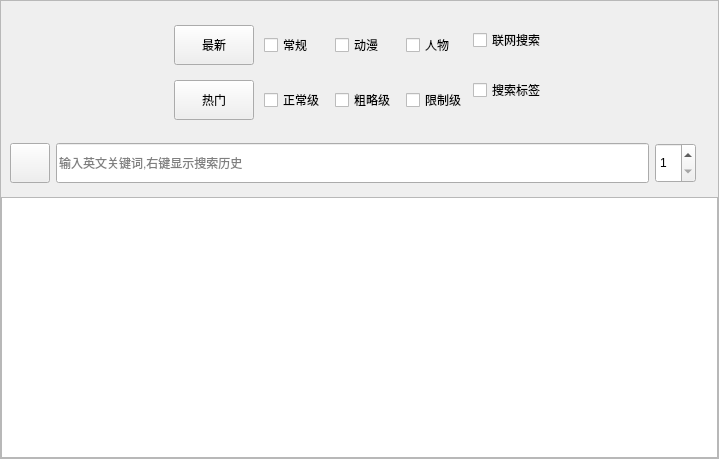
<?xml version="1.0" encoding="UTF-8"?>
<ui version="4.0">
 <class>SearchPage</class>
 <widget class="QWidget" name="SearchPage">
  <property name="geometry">
   <rect>
    <x>0</x>
    <y>0</y>
    <width>719</width>
    <height>459</height>
   </rect>
  </property>
  <property name="windowTitle">
   <string>搜索模块</string>
  </property>
  <layout class="QVBoxLayout" name="verticalLayout_2">
   <property name="spacing">
    <number>0</number>
   </property>
   <property name="leftMargin">
    <number>0</number>
   </property>
   <property name="topMargin">
    <number>0</number>
   </property>
   <property name="rightMargin">
    <number>0</number>
   </property>
   <property name="bottomMargin">
    <number>0</number>
   </property>
   <item>
    <widget class="SmoothScrollArea" name="scrollArea">
     <property name="widgetResizable">
      <bool>true</bool>
     </property>
     <widget class="QWidget" name="scrollAreaWidgetContents">
      <property name="geometry">
       <rect>
        <x>0</x>
        <y>0</y>
        <width>717</width>
        <height>457</height>
       </rect>
      </property>
      <layout class="QVBoxLayout" name="verticalLayout_3">
       <property name="spacing">
        <number>0</number>
       </property>
       <property name="leftMargin">
        <number>0</number>
       </property>
       <property name="topMargin">
        <number>0</number>
       </property>
       <property name="rightMargin">
        <number>0</number>
       </property>
       <property name="bottomMargin">
        <number>0</number>
       </property>
       <item>
        <layout class="QVBoxLayout" name="verticalLayout" stretch="0,0,1">
         <property name="spacing">
          <number>5</number>
         </property>
         <property name="leftMargin">
          <number>0</number>
         </property>
         <property name="topMargin">
          <number>0</number>
         </property>
         <property name="rightMargin">
          <number>0</number>
         </property>
         <property name="bottomMargin">
          <number>0</number>
         </property>
         <item>
          <widget class="SidebarWidget" name="widget_search_params" native="true">
           <property name="minimumSize">
            <size>
             <width>0</width>
             <height>0</height>
            </size>
           </property>
           <layout class="QHBoxLayout" name="horizontalLayout_3">
            <item>
             <spacer name="horizontalSpacer">
              <property name="orientation">
               <enum>Qt::Orientation::Horizontal</enum>
              </property>
              <property name="sizeHint" stdset="0">
               <size>
                <width>40</width>
                <height>20</height>
               </size>
              </property>
             </spacer>
            </item>
            <item>
             <layout class="QGridLayout" name="gridLayout">
              <property name="topMargin">
               <number>15</number>
              </property>
              <property name="horizontalSpacing">
               <number>10</number>
              </property>
              <property name="verticalSpacing">
               <number>15</number>
              </property>
              <item row="0" column="3">
               <widget class="TogglePushButton" name="checkBox_people">
                <property name="minimumSize">
                 <size>
                  <width>0</width>
                  <height>40</height>
                 </size>
                </property>
                <property name="text">
                 <string>人物</string>
                </property>
               </widget>
              </item>
              <item row="0" column="1">
               <widget class="TogglePushButton" name="checkBox_general">
                <property name="minimumSize">
                 <size>
                  <width>0</width>
                  <height>40</height>
                 </size>
                </property>
                <property name="text">
                 <string>常规</string>
                </property>
               </widget>
              </item>
              <item row="1" column="1">
               <widget class="TogglePushButton" name="checkBox_sfw">
                <property name="minimumSize">
                 <size>
                  <width>0</width>
                  <height>40</height>
                 </size>
                </property>
                <property name="text">
                 <string>正常级</string>
                </property>
               </widget>
              </item>
              <item row="1" column="3">
               <widget class="TogglePushButton" name="checkBox_nsfw">
                <property name="minimumSize">
                 <size>
                  <width>0</width>
                  <height>40</height>
                 </size>
                </property>
                <property name="text">
                 <string>限制级</string>
                </property>
               </widget>
              </item>
              <item row="1" column="2">
               <widget class="TogglePushButton" name="checkBox_sketchy">
                <property name="minimumSize">
                 <size>
                  <width>0</width>
                  <height>40</height>
                 </size>
                </property>
                <property name="text">
                 <string>粗略级</string>
                </property>
               </widget>
              </item>
              <item row="0" column="2">
               <widget class="TogglePushButton" name="checkBox_anime">
                <property name="minimumSize">
                 <size>
                  <width>0</width>
                  <height>40</height>
                 </size>
                </property>
                <property name="text">
                 <string>动漫</string>
                </property>
               </widget>
              </item>
              <item row="0" column="0">
               <widget class="PrimaryPushButton" name="pushButton_latest">
                <property name="minimumSize">
                 <size>
                  <width>0</width>
                  <height>40</height>
                 </size>
                </property>
                <property name="text">
                 <string>最新</string>
                </property>
               </widget>
              </item>
              <item row="1" column="0">
               <widget class="PrimaryPushButton" name="pushButton_hot">
                <property name="minimumSize">
                 <size>
                  <width>0</width>
                  <height>40</height>
                 </size>
                </property>
                <property name="text">
                 <string>热门</string>
                </property>
               </widget>
              </item>
             </layout>
            </item>
            <item>
             <layout class="QVBoxLayout" name="verticalLayout_5">
              <property name="spacing">
               <number>0</number>
              </property>
              <item>
               <widget class="SwitchButton" name="checkBox_use_network">
                <property name="minimumSize">
                 <size>
                  <width>0</width>
                  <height>40</height>
                 </size>
                </property>
                <property name="text">
                 <string>联网搜索</string>
                </property>
               </widget>
              </item>
              <item>
               <widget class="SwitchButton" name="checkBox_use_tags">
                <property name="minimumSize">
                 <size>
                  <width>0</width>
                  <height>40</height>
                 </size>
                </property>
                <property name="text">
                 <string>搜索标签</string>
                </property>
               </widget>
              </item>
             </layout>
            </item>
            <item>
             <spacer name="horizontalSpacer_2">
              <property name="orientation">
               <enum>Qt::Orientation::Horizontal</enum>
              </property>
              <property name="sizeHint" stdset="0">
               <size>
                <width>40</width>
                <height>20</height>
               </size>
              </property>
             </spacer>
            </item>
           </layout>
          </widget>
         </item>
         <item>
          <widget class="CardWidget" name="widget_title" native="true">
           <property name="minimumSize">
            <size>
             <width>0</width>
             <height>0</height>
            </size>
           </property>
           <layout class="QVBoxLayout" name="verticalLayout_4">
            <item>
             <layout class="QHBoxLayout" name="horizontalLayout">
              <item>
               <widget class="PrimaryToolButton" name="pushButton_expand">
                <property name="minimumSize">
                 <size>
                  <width>0</width>
                  <height>40</height>
                 </size>
                </property>
                <property name="text">
                 <string/>
                </property>
               </widget>
              </item>
              <item>
               <widget class="SearchLineEdit" name="lineEdit">
                <property name="minimumSize">
                 <size>
                  <width>0</width>
                  <height>40</height>
                 </size>
                </property>
                <property name="placeholderText">
                 <string>输入英文关键词,右键显示搜索历史</string>
                </property>
               </widget>
              </item>
              <item>
               <widget class="SpinBox" name="spinBox">
                <property name="minimumSize">
                 <size>
                  <width>0</width>
                  <height>40</height>
                 </size>
                </property>
                <property name="minimum">
                 <number>1</number>
                </property>
               </widget>
              </item>
              <item>
               <widget class="QLabel" name="label_page_info">
                <property name="text">
                 <string/>
                </property>
               </widget>
              </item>
             </layout>
            </item>
           </layout>
          </widget>
         </item>
         <item>
          <widget class="QWidget" name="widget_content" native="true">
           <layout class="QHBoxLayout" name="horizontalLayout_2">
            <property name="spacing">
             <number>0</number>
            </property>
            <property name="leftMargin">
             <number>0</number>
            </property>
            <property name="topMargin">
             <number>0</number>
            </property>
            <property name="rightMargin">
             <number>0</number>
            </property>
            <property name="bottomMargin">
             <number>0</number>
            </property>
            <item>
             <widget class="SearchTable" name="tableWidget_image">
              <property name="minimumSize">
               <size>
                <width>200</width>
                <height>200</height>
               </size>
              </property>
             </widget>
            </item>
           </layout>
          </widget>
         </item>
        </layout>
       </item>
      </layout>
     </widget>
    </widget>
   </item>
  </layout>
 </widget>
 <customwidgets>
  <customwidget>
   <class>SwitchButton</class>
   <extends>QCheckBox</extends>
   <header>qfluentwidgets.components.widgets</header>
  </customwidget>
  <customwidget>
   <class>SmoothScrollArea</class>
   <extends>QScrollArea</extends>
   <header>qfluentwidgets.components.widgets</header>
   <container>1</container>
  </customwidget>
  <customwidget>
   <class>SearchTable</class>
   <extends>QTableWidget</extends>
   <header>SubAPI.WallHaven.Desktop.SearchPage.SearchTable</header>
  </customwidget>
  <customwidget>
   <class>SearchLineEdit</class>
   <extends>QLineEdit</extends>
   <header>qfluentwidgets.components.widgets</header>
  </customwidget>
  <customwidget>
   <class>PrimaryToolButton</class>
   <extends>QPushButton</extends>
   <header>qfluentwidgets.components.widgets</header>
  </customwidget>
  <customwidget>
   <class>SidebarWidget</class>
   <extends>QWidget</extends>
   <header>Fun.QtWidget</header>
   <container>1</container>
  </customwidget>
  <customwidget>
   <class>CardWidget</class>
   <extends>QWidget</extends>
   <header>qfluentwidgets</header>
   <container>1</container>
  </customwidget>
  <customwidget>
   <class>PrimaryPushButton</class>
   <extends>QPushButton</extends>
   <header>qfluentwidgets</header>
  </customwidget>
  <customwidget>
   <class>SpinBox</class>
   <extends>QSpinBox</extends>
   <header>qfluentwidgets</header>
  </customwidget>
  <customwidget>
   <class>TogglePushButton</class>
   <extends>QCheckBox</extends>
   <header>qfluentwidgets</header>
  </customwidget>
 </customwidgets>
 <resources/>
 <connections/>
</ui>
